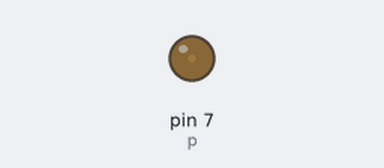
Recording of a program running on a simulated Raspberry Pi (header pin numbers). Parts: output pins drawn as LEDs (lit = HIGH).

Above: at 0.05 s.
At 0.9 s:
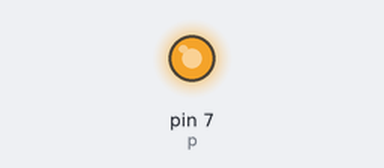
At 1.3 s:
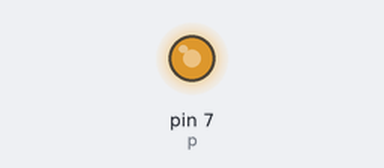
At 1.75 s:
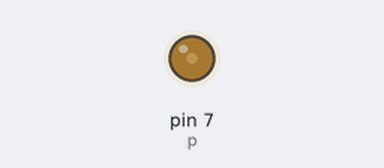
Timing chart, 0 to 4.6 s (numbered marks = the images above):
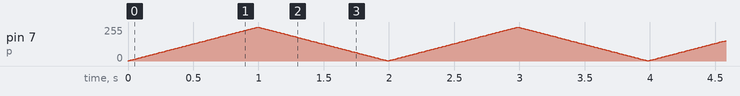

The program:

week4.py
```python
import RPi.GPIO as GPIO
import time

GPIO.setmode(GPIO.BOARD)

GPIO.setup(7, GPIO.OUT)
p = GPIO.PWM(7, 1000)
p.start(0)

while True:
    try:
        for i in range(1,100):
            p.ChangeDutyCycle(i)
            time.sleep(0.01)
        for i in range(100,0,-1):
            p.ChangeDutyCycle(i)
            time.sleep(0.01)
    except KeyboardInterrupt:
        p.stop()
        GPIO.cleanup()
```
